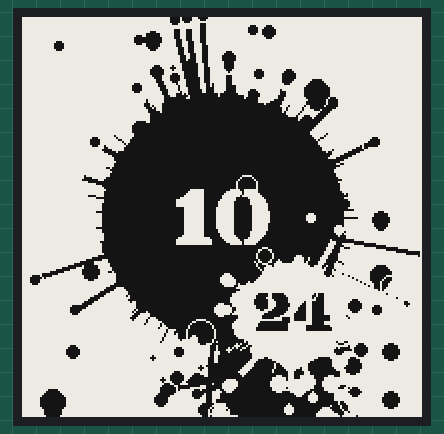
The sketch below on a simulated ESP32. Parts: 200×200 one-colour display. The local clock reads 2024-03-15 10:24:30 at power-on unless the sketch sets it; random numbers use the default seed unless the sketch sets one.

Above: at 2.3 s.
At 30.8 s:
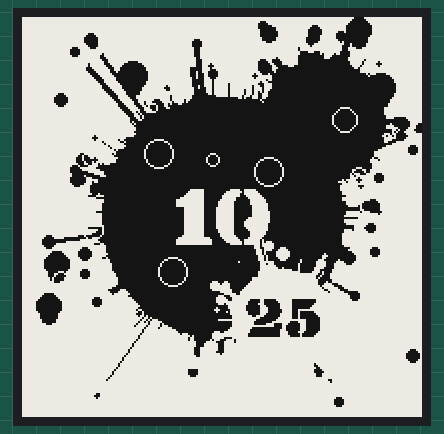
At 91.4 s:
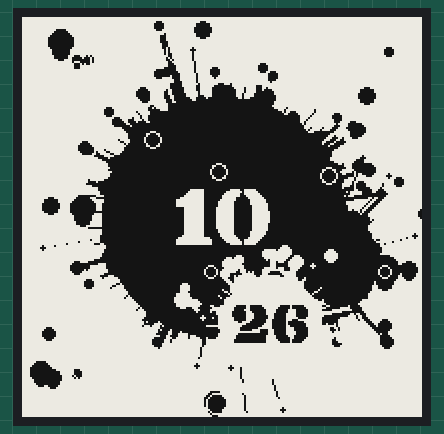

Measured:
- what the display in image 1 shows lasts 60.5 s, from 30.8 s to 91.3 s

The sketch:

watchy-face-splats.ino
```cpp
#include "Splats.h"

Splats watchy; //instantiate your watchface

void setup() {
  watchy.init(); //call init in setup
  randomSeed(watchy.getBatteryVoltage());
}

void loop() {
  // this should never run, Watchy deep sleeps after init();
}
```

Splats.cpp
```cpp
#include "Splats.h"
#include <Fonts/FreeSans12pt7b.h>
#include "fonts/lintsec36pt8b.h"
#include "fonts/lintsec24pt8b.h"

#define PI 3.1415926535897932384626433832795

#define LOW_VOLTAGE_THRESHOLD 3.55

// sync once every 6 hours
#define NTP_SYNC_INTERVAL 6 * 60
RTC_DATA_ATTR int ntpSyncCounter = 0;

Splats::Splats(){} //constructor

#define GLOBAL_DROPS_SMALL 10
#define GLOBAL_DROPS_LARGE 10
#define GLOBAL_DROPS_HOLLOW 15

#define BG_COLOR GxEPD_WHITE
#define FG_COLOR GxEPD_BLACK

#define D_HEIGHT 200
#define D_WIDTH 200
#define MAIN_SPLAT_RAD 60

void Splats::drawPolarLine(int16_t cx, int16_t cy, int16_t r, float a, int16_t lineWidth, uint16_t color){
  float cosA = cos(a);
  float sinA = sin(a);
  float x2 = cx + cosA * r;
  float y2 = cy + sinA * r;

  float w2 = lineWidth / 2;

  display.fillTriangle(
    (cx - w2 * sinA),
    (cy + w2 * cosA),
    (cx - w2 * sinA) + (r * cosA),
    (cy + w2 * cosA) + (r * sinA),
    (cx + w2 * sinA) + (r * cosA),
    (cy - w2 * cosA) + (r * sinA),
    color);

  display.fillTriangle(
    (cx - w2 * sinA), (cy + w2 * cosA),
    (cx + w2 * sinA) + (r * cosA), (cy - w2 * cosA) + (r * sinA),
    (cx + w2 * sinA), (cy - w2 * cosA),
    color);
}

void Splats::drawRay(int16_t cx, int16_t cy, int16_t minR, int16_t maxR, uint16_t color){
  float r = random(minR, maxR + 1);
  float a = random(720) / 720.0 * 2 * PI;
  float x = cos(a) * r;
  float y = sin(a) * r;
  float lineWidth = random(1, 4);

  drawPolarLine(cx, cy , r, a, lineWidth, color);

  if (r > 0.9 * maxR) {
    // Longest rays have gap to drop
    int gap = random(3, 9);
    float ex1 = cos(a) * (r + gap);
    float ey1 = sin(a) * (r + gap);
    display.fillCircle(cx + ex1, cy + ey1, lineWidth * 0.75, color);

    float ex2 = cos(a) * (r + gap + lineWidth * 0.75);
    float ey2 = sin(a) * (r + gap + lineWidth * 0.75);
    display.fillCircle(cx + ex2, cy + ey2, lineWidth, color);
  } else if (r > 0.75 * maxR) {
    // Long rays have a drop in the end
    display.fillCircle(cx + x, cy + y, lineWidth, color);
  }

  // Base
  float bx = cos(a) * (minR - 1);
  float by = sin(a) * (minR - 1);
  display.fillCircle(cx + bx, cy + by, lineWidth + 1, color);
}

// Draw a whole "splat"
void Splats::drawSplat(int16_t cx, int16_t cy, int16_t rad, int16_t longRays, int16_t shortRays, int16_t microRays, int16_t drops, uint16_t color) {
  // main blob
  display.fillCircle(cx, cy, rad, color);

  // long rays
  for (int i = 0; i < longRays; i++) {
    drawRay(cx, cy, rad, 1.7 * rad, color);
  }

  // mid rays
  for (int i = 0; i < shortRays; i++) {
    drawRay(cx, cy, rad, 1.2 * rad, color);
  }

  // very short rays
  int sector = 360 / microRays;
  for (int i = 0; i < 360; i += sector) {
    float da = i * PI / 180;
    int len = rad + random(1, 8);
    float dx = cos(da) * len;
    float dy = sin(da) * len;
    display.drawLine(cx, cy, cx + dx, cy + dy, color);
  }

  // close drops
  for (int i = 0; i < drops; i++) {
    float r = random(rad, 2 * rad);
    float a = random(1000) / 1000.0 * 2.0 * PI;
    float cxi = cx + cos(a) * r;
    float cyi = cy + sin(a) * r;
    float lineWidth = random(1, 4);

    display.fillCircle(cxi, cyi, lineWidth + 1, color);
  }
}

// Draw a dripping drop
void Splats::drawDrop(int16_t cx, int16_t cy, int16_t radius, uint16_t color){
  int16_t dist = radius;

  display.fillCircle(cx, cy, radius + 1, color);
  display.fillCircle(cx, cy + dist, radius * 0.8, color);
}

void Splats::drawBatteryIndicator() {
  if (getBatteryVoltage() < LOW_VOLTAGE_THRESHOLD){
    display.drawRect(10, 185, 10, 15, FG_COLOR);
    display.fillRect(12, 183, 6, 2, FG_COLOR);
  }
}

void Splats::doNtpSync() {
  if (ntpSyncCounter >= NTP_SYNC_INTERVAL) {
    syncNTP();
    ntpSyncCounter = 0;
  } else {
    ntpSyncCounter++;
  }
}

void Splats::drawWatchFace() { //override this method to customize how the watch face looks

    int theHour = currentTime.Hour;
    int theMinute = currentTime.Minute;

    // display.setFont(&FreeSans12pt7b);
    display.setFont(&lintsec_24pt_Font);
    display.fillScreen(BG_COLOR);

    // main splat
    drawSplat(D_WIDTH / 2, D_HEIGHT / 2, MAIN_SPLAT_RAD, 20, 30, 50, 5, FG_COLOR);

    float cx;
    float cy;
    int smallSplatRad = MAIN_SPLAT_RAD / 2.0;
    int smallSplatPosR = random(MAIN_SPLAT_RAD - smallSplatRad + 5, MAIN_SPLAT_RAD + smallSplatRad);
    float smallSplatPosA = random(1000) / 1000.0 * 2.0 * PI;
    cx = D_WIDTH / 2 + smallSplatPosR * cos(smallSplatPosA); //D_WIDTH * 0.7;
    cy = D_HEIGHT / 2 + smallSplatPosR * sin(smallSplatPosA); //D_HEIGHT * 0.7;
    drawSplat(cx, cy, MAIN_SPLAT_RAD / 2.0, 15, 20, 20, 5, FG_COLOR);

    // For text positioning
    int16_t x1, y1;
    uint16_t w, h;
    char buffer[3];

    // Minutes splat
    float mcx;
    float mcy;
    float angle_minuteHand  = 2.0 * PI / 60.0 * (theMinute - 15);
    mcx = D_WIDTH / 2 + MAIN_SPLAT_RAD * cos(angle_minuteHand);
    mcy = D_HEIGHT / 2 + MAIN_SPLAT_RAD * sin(angle_minuteHand);
    drawSplat(mcx, mcy, D_WIDTH * 0.125, 15, 20, 20, 5, BG_COLOR);

    // Global drops
    // Small drops
    for (int i = 0; i < GLOBAL_DROPS_SMALL; i++) {
      float lineWidth = random(1, 4);
      float cxi = random(D_WIDTH);
      float cyi = random(D_HEIGHT);
      display.fillCircle(cxi, cyi, lineWidth + 1, FG_COLOR);
    }

    // Larger drops
    for (int i = 0; i < GLOBAL_DROPS_LARGE; i++) {
      float lineWidth = random(2, 6);
      float cxi = random(D_WIDTH);
      float cyi = random(D_HEIGHT);
      drawDrop(cxi, cyi, lineWidth + 1, FG_COLOR);
    }

    // draw minutes with font
    itoa(theMinute, buffer, 10);
    display.setTextColor(FG_COLOR);
    display.getTextBounds(buffer, 0, 0, &x1, &y1, &w, &h);
    display.fillCircle(mcx, mcy, D_WIDTH * 0.125, BG_COLOR);
    display.setCursor(mcx - w / 2, mcy + h / 2);
    display.print(buffer);

    // draw hours with font
    cx = D_WIDTH / 2;
    cy = D_HEIGHT / 2;
    itoa(currentTime.Hour, buffer, 10);
    display.setFont(&lintsec_36pt_Font);
    display.setTextColor(BG_COLOR);
    display.getTextBounds(buffer, 0, 0, &x1, &y1, &w, &h);
    display.setCursor(cx - w / 2, cy + h / 2);
    display.print(buffer);

    // Hollow circles
    for (int i = 0; i < GLOBAL_DROPS_HOLLOW; i++) {
      float rad = random(2, 8);
      float cxi = random(D_WIDTH);
      float cyi = random(D_HEIGHT);
      display.drawCircle(cxi, cyi, rad, GxEPD_WHITE);
    }

    drawBatteryIndicator();
    doNtpSync();
}
```

Splats.h
```cpp
#ifndef WATCHY_Splats_H
#define WATCHY_Splats_H

#include <Watchy.h>

class Splats : public Watchy{
    public:
        Splats();
    void drawPolarLine(int16_t cx, int16_t cy, int16_t r, float a, int16_t lineWidth, uint16_t color);
    void drawRay(int16_t cx, int16_t cy, int16_t minR, int16_t maxR, uint16_t color);
    // Draw a whole "splat"
    void drawSplat(int16_t cx, int16_t cy, int16_t rad, int16_t longRays, int16_t shortRays, int16_t microRays, int16_t drops, uint16_t color);
    // Draw a dripping drop
    void drawDrop(int16_t cx, int16_t cy, int16_t radius, uint16_t color);
    void drawBatteryIndicator();
    void doNtpSync();
    void drawWatchFace();
};

#endif
```

Source omitted: lintsec24pt8b.h (data table, 3597 bytes), lintsec36pt8b.h (data table, 6541 bytes)
